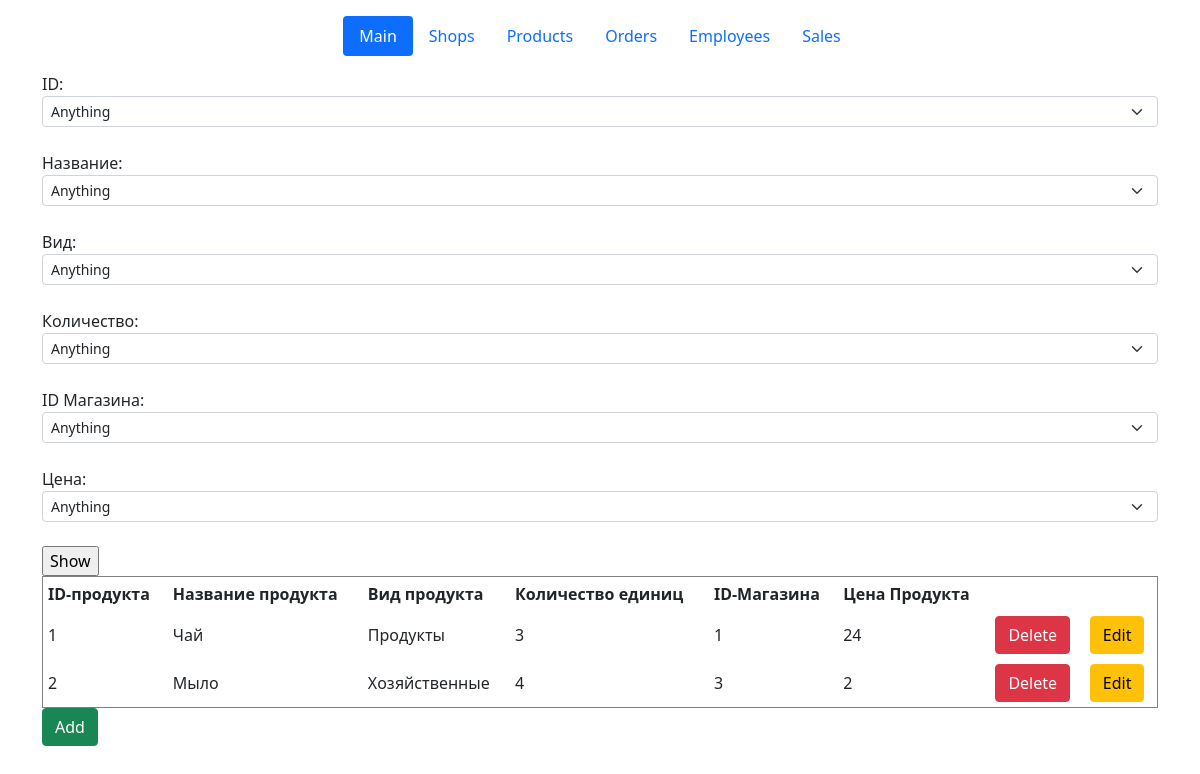
The page /products on the database as committed earlier.
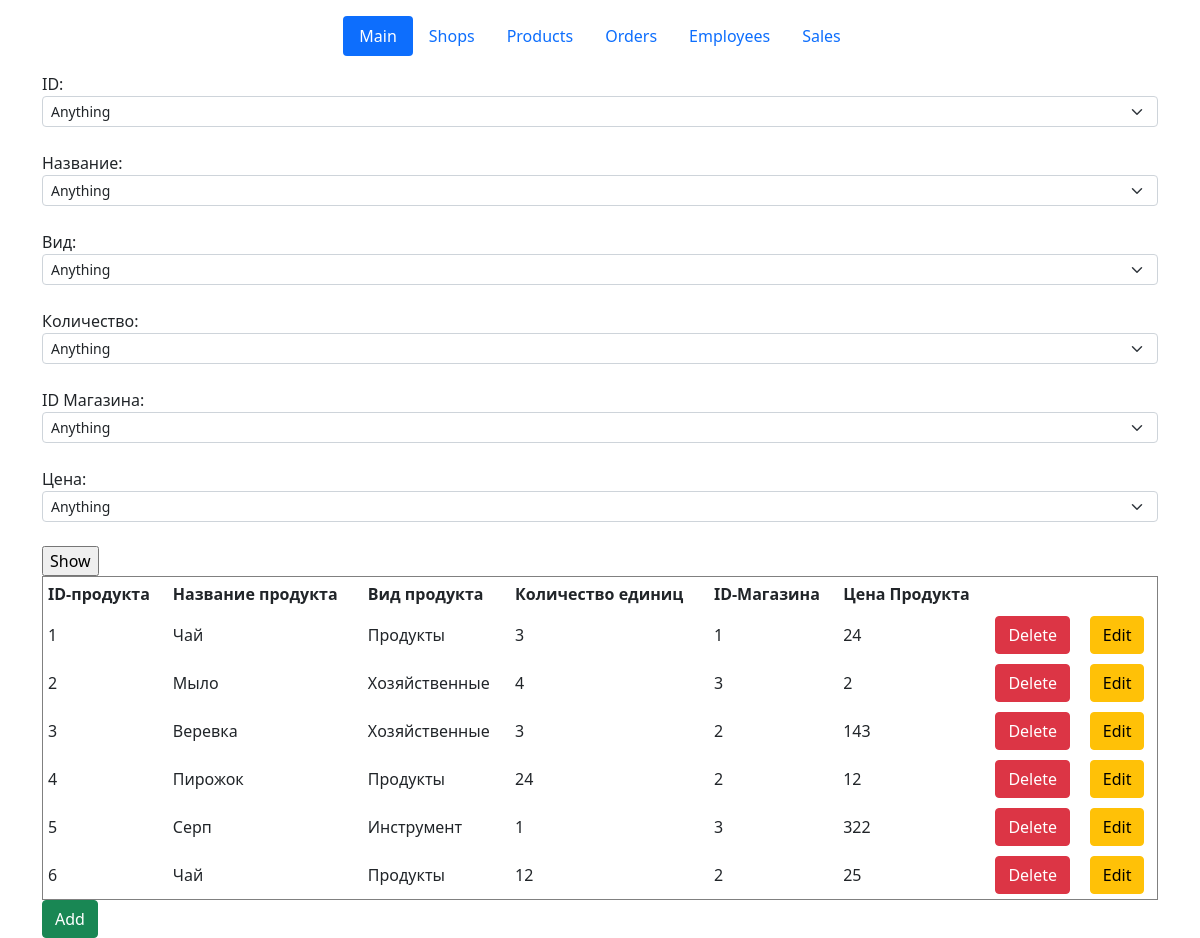
The same page on the database as committed later.
### classes_file.py (models this page shows, shortened)
class Products(db.Model):
    id_product = db.Column(db.Integer, primary_key=True)
    name_product = db.Column(db.String(20), nullable=False)
    type_product = db.Column(db.String(20), nullable=False)
    amount_product = db.Column(db.Integer, nullable=False)
    id_shop = db.Column(db.Integer, nullable=False)
    price_product = db.Column(db.Integer, default=0)

### products.py (the view)
@app.route('/products')
def products():
    if "action" in request.args:
        if request.args["action"] == "del":  # для обратобки кнопки delete
            id_product = request.args['id']
            product = Products.query.get_or_404(id_product)
            try:
                db.session.delete(product)
                db.session.commit()
                return redirect("/products")
            except:
                return "При удалении записи произошла ошибка"
        elif request.args["action"] == "choice":
            id_product_lst = [request.args['id_product']]
            name_product_lst = [request.args['name_product']]
            type_product_lst = [request.args['type_product']]
            amount_product_lst = [request.args['amount_product']]
            id_shop_lst = [request.args['id_shop']]
            price_product_lst = [request.args['price_product']]
            if request.args['id_product'] == "any":
                temp = db.session.execute(f"SELECT id_product from Products").fetchall()
                id_product_lst = [temp[i][0] for i in range(len(temp))]
            if request.args['name_product'] == "any":
                temp = db.session.execute(f"SELECT name_product from Products").fetchall()
                name_product_lst = [temp[i][0] for i in range(len(temp))]
            if request.args['type_product'] == "any":
                temp = db.session.execute(f"SELECT type_product from Products").fetchall()
                type_product_lst = [temp[i][0] for i in range(len(temp))]
            if request.args['amount_product'] == "any":
                temp = db.session.execute(f"SELECT amount_product from Products").fetchall()
                amount_product_lst = [temp[i][0] for i in range(len(temp))]
            if request.args['id_shop'] == "any":
                temp = db.session.execute(f"SELECT id_shop from Products").fetchall()
                id_shop_lst = [temp[i][0] for i in range(len(temp))]
            if request.args['price_product'] == "any":
                temp = db.session.execute(f"SELECT price_product from Products").fetchall()
                price_product_lst = [temp[i][0] for i in range(len(temp))]
            table = db.session.query(Products)\
                .filter(Products.id_product.in_(id_product_lst))\
                .filter(Products.name_product.in_(name_product_lst))\
                .filter(Products.type_product.in_(type_product_lst))\
                .filter(Products.amount_product.in_(amount_product_lst))\
                .filter(Products.id_shop.in_(id_shop_lst))\
                .filter(Products.price_product.in_(price_product_lst))
            return render_template("products.html", table=table)
        else:
            return redirect("/products")
    else:
        table = Products.query.order_by(Products.id_product).all()
        return render_template("products.html", table=table)

### templates/products.html (shortened to what this page needs)
{% extends 'base.html' %}
{% block body %}
    <form action="/product-choice" method="POST" id="data">
        ID:
        <select name="id_product" class="form-select form-select-sm">
            <option value="any" label = "Anything">
                {% for el in table %}
            <option value={{el.id_product}}  label = {{el.id_product}}>
                {% endfor %}
        </select>
        <br>Название:
        <select name="name_product" class="form-select form-select-sm">
            <option value="any" label = "Anything">
                {% for el in table %}
            <option value={{el.name_product}}  label = {{el.name_product}}>
                {% endfor %}
        </select>
        <br>Вид:
        <select name="type_product" class="form-select form-select-sm">
            <option value="any" label = "Anything">
                {% for el in table %}
            <option value={{el.type_product}}  label = {{el.type_product}}>
                {% endfor %}
        </select>
        <br>Количество:
        <select name="amount_product" class="form-select form-select-sm">
            <option value="any" label = "Anything">
                {% for el in table %}
            <option value={{el.amount_product}}  label = {{el.amount_product}}>
                {% endfor %}
        </select>
        <br>ID Магазина:
        <select name="id_shop" class="form-select form-select-sm">
            <option value="any" label = "Anything">
                {% for el in table %}
            <option value={{el.id_shop}}  label = {{el.id_shop}}>
                {% endfor %}
        </select>
        <br>Цена:
        <select name="price_product" class="form-select form-select-sm">
            <option value="any" label = "Anything">
                {% for el in table %}
            <option value={{el.price_product}}  label = {{el.price_product}}>
                {% endfor %}
        </select><br>
        <input type="submit" name="btn btn-success" value="Show"><br>
    </form>
    <table border="1" width="100%" cellpadding="5">
        <tr>
            <th>ID-продукта</th>
            <th>Название продукта</th>
            <th>Вид продукта</th>
            <th>Количество единиц</th>
            <th>ID-Магазина</th>
            <th>Цена Продукта</th>
            <th></th>
            <th></th>
        </tr>
        {% for el in table %}
        <tr>
            <td>{{ el.id_product }}</td>
            <td>{{ el.name_product }}</td>
            <td>{{ el.type_product }}</td>
            <td>{{ el.amount_product }}</td>
            <td>{{ el.id_shop }}</td>
            <td>{{ el.price_product }}</td>
            <td>
                <a href="/products?id={{el.id_product}}&action=del" class="btn btn-danger">Delete</a>
            </td>
            <td>
                <a href="/products/{{el.id_product}}/edit" class="btn btn-warning">Edit</a>
            </td>
        </tr>
        {% endfor %}
    </table>
    <a href="/products/create" class="btn btn-success">Add</a>
{% endblock %}

### templates/base.html (shortened to what this page needs)
<!doctype html>
<html lang="en">
<head>
    <link href="https://cdn.jsdelivr.net/npm/bootstrap@5.0.0/dist/css/bootstrap.min.css" rel="stylesheet">
</head>
<body>
<div class="container">
    <header class="d-flex justify-content-center py-3">
        <ul class="nav nav-pills">
            <li class="nav-item"><a href="/main" class="nav-link active" aria-current="page">Main</a></li>
            <li class="nav-item"><a href="/shops" class="nav-link" aria-current="page">Shops</a></li>
            <li class="nav-item"><a href="/products" class="nav-link">Products</a></li>
            <li class="nav-item"><a href="/orders" class="nav-link">Orders</a></li>
            <li class="nav-item"><a href="/employees" class="nav-link">Employees</a></li>
            <li class="nav-item"><a href="/sales" class="nav-link">Sales</a></li>
        </ul>
    </header>
</div>
    <div class="container">
        {% block body %}{% endblock %}
    </div>
</body>
</html>

Rows that differ between the two databases and show on the page:
added Products: id_product "3", name_product "Веревка", type_product "Хозяйственные", amount_product "3", id_shop "2", price_product "143"
added Products: id_product "4", name_product "Пирожок", type_product "Продукты", amount_product "24", id_shop "2", price_product "12"
added Products: id_product "5", name_product "Серп", type_product "Инструмент", amount_product "1", id_shop "3", price_product "322"
added Products: id_product "6", name_product "Чай", type_product "Продукты", amount_product "12", id_shop "2", price_product "25"
